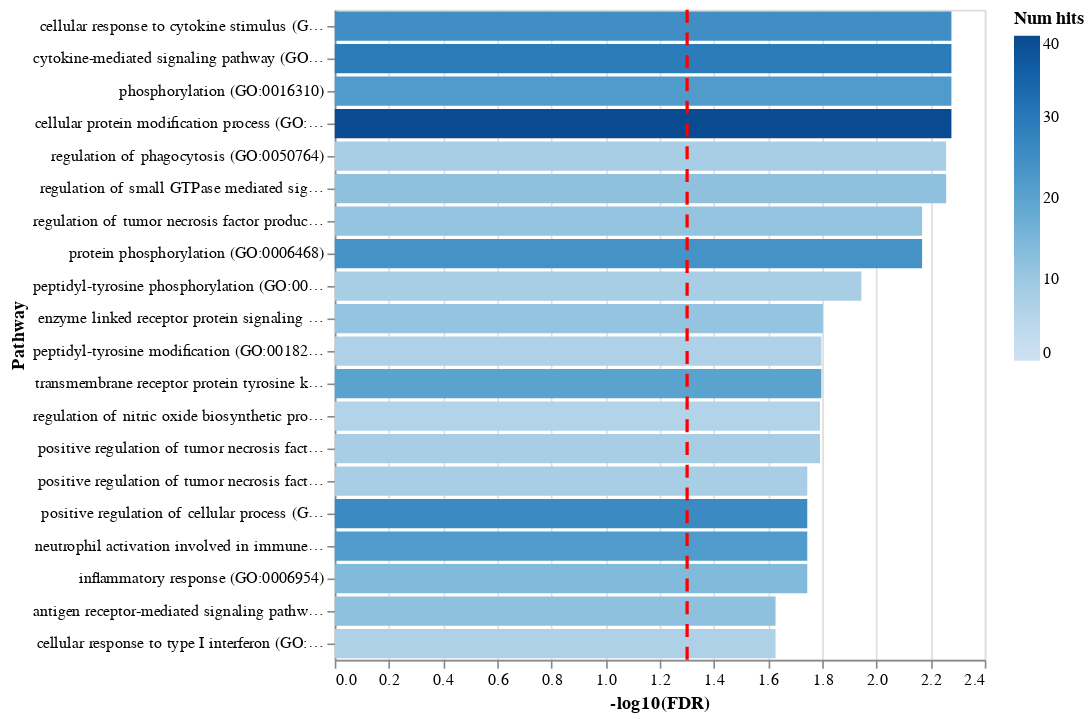

The notebook cell saved with this chart:
### Code cell
epl.enrichment_barplot(df_laml, n=20)

### Figure 1 — Vega-Lite specification as saved in the notebook (floating-point values rounded to 4 significant figures)
{"config": {"view": {"continuousWidth": 400, "continuousHeight": 300}}, "layer": [{"data": {"name": "data-78ec3a572fc0600d154b0f7912863411"}, "mark": "bar", "encoding": {"color": {"field": "Num hits", "scale": {"domainMin": 0, "scheme": "blues"}, "type": "quantitative"}, "x": {"field": "-log10(FDR)", "type": "quantitative"}, "y": {"field": "Pathway", "sort": {"encoding": "x", "order": "descending"}, "type": "nominal"}}}, {"data": {"name": "empty"}, "mark": {"type": "rule", "color": "red", "strokeDash": [8, 6], "strokeWidth": 2}, "encoding": {"x": {"datum": 1.301}}}], "$schema": "https://vega.github.io/schema/vega-lite/v4.17.0.json", "datasets": {"data-78ec3a572fc0600d154b0f7912863411": [{"Rank": 1, "Term name": "cellular response to cytokine stimulus (GO:0071345)", "P-value": 4.581e-06, "Z-score": 3.013, "Combined score": 37.05, "Overlapping genes": ["CCL14", "ASAH2", "CSF3R", "SHC1", "ITGB2", "F13A1", "PTPRJ", "PIK3CB", "TCL1A", "CTSG", "SH2B3", "IL4R", "SMAD3", "SYK", "MMP2", "STAT3", "POU4F2", "HCK", "IRF1", "IL1RAPL1", "PTPN6", "MNDA", "CD47", "TLR4", "NFE2L2"], "Adjusted p-value": 0.005286, "Old p-value": 0, "Old adjusted p-value": 0, "Num hits": 25, "-log10(FDR)": 2.277, "Pathway": "cellular response to cytokine stimulus (GO:0071345)"}, {"Rank": 2, "Term name": "cytokine-mediated signaling pathway (GO:0019221)", "P-value": 6.163e-06, "Z-score": 2.711, "Combined score": 32.52, "Overlapping genes": ["IFITM3", "CCL14", "RNASEL", "CSF3R", "TRAF3IP2", "TNFRSF13B", "SHC1", "ITGB2", "CUL1", "F13A1", "PTPRJ", "PIK3CB", "SAMHD1", "PTK2B", "CTSG", "SH2B3", "IL4R", "SYK", "MMP2", "STAT3", "IL17RE", "PSMB8", "HCK", "OAS2", "HNRNPF", "IRF1", "IRF2", "TNFSF8", "PTPN6"], "Adjusted p-value": 0.005286, "Old p-value": 0, "Old adjusted p-value": 0, "Num hits": 29, "-log10(FDR)": 2.277, "Pathway": "cytokine-mediated signaling pathway (GO:0019221)"}, {"Rank": 3, "Term name": "phosphorylation (GO:0016310)", "P-value": 6.888e-06, "Z-score": 3.192, "Combined score": 37.94, "Overlapping genes": ["RNASEL", "SYK", "PRKCB", "INSR", "DGKA", "STAT3", "MINK1", "PIK3CB", "BMX", "CDC42BPA", "CAMKK2", "HK1", "HCK", "MAPK9", "NUAK2", "WNT11", "STK24", "WNK3", "PTK2B", "ATM", "CTSG", "FNIP2"], "Adjusted p-value": 0.005286, "Old p-value": 0, "Old adjusted p-value": 0, "Num hits": 22, "-log10(FDR)": 2.277, "Pathway": "phosphorylation (GO:0016310)"}, {"Rank": 4, "Term name": "cellular protein modification process (GO:0006464)", "P-value": 8.704e-06, "Z-score": 2.273, "Combined score": 26.49, "Overlapping genes": ["PIGU", "RNASEL", "EPB42", "CUL1", "F13A1", "COPS7A", "PTPRJ", "PTPRH", "LTBP1", "CAMKK2", "MAPK9", "NUAK2", "WNT11", "CDH2", "SPP1", "PTK2B", "CTSG", "APOL1", "FNIP2", "TGM2", "SYK", "PRKCB", "AHSG", "LAMB2", "INSR", "MINK1", "LMO7", "UCHL3", "BMX", "CDC42BPA", "PSMB8", "CTTNBP2NL", "DDB1", "PTPRE", "HCK", "STK24", "LOX", "WNK3", "ATM", "PTPN6"], "Adjusted p-value": 0.005286, "Old p-value": 0, "Old adjusted p-value": 0, "Num hits": 40, "-log10(FDR)": 2.277, "Pathway": "cellular protein modification process (GO:0006464)"}, {"Rank": 5, "Term name": "regulation of phagocytosis (GO:0050764)", "P-value": 1.153e-05, "Z-score": 8.582, "Combined score": 97.58, "Overlapping genes": ["TUB", "HCK", "SYK", "AHSG", "SIRPG", "DYSF", "CD47", "TGM2"], "Adjusted p-value": 0.005527, "Old p-value": 0, "Old adjusted p-value": 0, "Num hits": 8, "-log10(FDR)": 2.257, "Pathway": "regulation of phagocytosis (GO:0050764)"}, {"Rank": 6, "Term name": "regulation of small GTPase mediated signal transduction (GO:0051056)", "P-value": 1.365e-05, "Z-score": 5.024, "Combined score": 56.28, "Overlapping genes": ["ARHGEF11", "TIAM1", "ARHGAP21", "AKAP13", "FGD4", "RELN", "FAM13A", "TAGAP", "ARAP3", "OCRL", "ARHGAP24", "TGM2"], "Adjusted p-value": 0.005527, "Old p-value": 0, "Old adjusted p-value": 0, "Num hits": 12, "-log10(FDR)": 2.257, "Pathway": "regulation of small GTPase mediated signal transduction (GO:0051056)"}, {"Rank": 7, "Term name": "regulation of tumor necrosis factor production (GO:0032680)", "P-value": 2.111e-05, "Z-score": 5.247, "Combined score": 56.49, "Overlapping genes": ["C1QTNF4", "SPN", "SYK", "OAS2", "STAT3", "PTPRJ", "PTPN6", "CD47", "CD34", "TLR4", "HAVCR2"], "Adjusted p-value": 0.006781, "Old p-value": 0, "Old adjusted p-value": 0, "Num hits": 11, "-log10(FDR)": 2.169, "Pathway": "regulation of tumor necrosis factor production (GO:0032680)"}, {"Rank": 8, "Term name": "protein phosphorylation (GO:0006468)", "P-value": 2.233e-05, "Z-score": 2.791, "Combined score": 29.89, "Overlapping genes": ["EPHA4", "RNASEL", "SYK", "PRKCB", "INSR", "MINK1", "GDF2", "BMX", "CDC42BPA", "CIT", "CAMKK2", "HCK", "MAPK9", "NUAK2", "RELN", "WNT11", "STK24", "WNK3", "PTK2B", "ATM", "CTSG", "PTPN6", "TLR4", "FNIP2"], "Adjusted p-value": 0.006781, "Old p-value": 0, "Old adjusted p-value": 0, "Num hits": 24, "-log10(FDR)": 2.169, "Pathway": "protein phosphorylation (GO:0006468)"}, {"Rank": 9, "Term name": "peptidyl-tyrosine phosphorylation (GO:0018108)", "P-value": 4.21e-05, "Z-score": 7.03, "Combined score": 70.83, "Overlapping genes": ["EPHA4", "HCK", "RELN", "SYK", "INSR", "PTK2B", "PTPN6", "BMX"], "Adjusted p-value": 0.01136, "Old p-value": 0, "Old adjusted p-value": 0, "Num hits": 8, "-log10(FDR)": 1.945, "Pathway": "peptidyl-tyrosine phosphorylation (GO:0018108)"}, {"Rank": 10, "Term name": "enzyme linked receptor protein signaling pathway (GO:0007167)", "P-value": 6.494e-05, "Z-score": 4.593, "Combined score": 44.28, "Overlapping genes": ["EPHA4", "HCK", "SHC3", "SYK", "SHC1", "INSR", "PTK2B", "LCP2", "MST1R", "PIK3CB", "GFRA2"], "Adjusted p-value": 0.01577, "Old p-value": 0, "Old adjusted p-value": 0, "Num hits": 11, "-log10(FDR)": 1.802, "Pathway": "enzyme linked receptor protein signaling pathway (GO:0007167)"}, {"Rank": 11, "Term name": "peptidyl-tyrosine modification (GO:0018212)", "P-value": 7.838e-05, "Z-score": 7.642, "Combined score": 72.24, "Overlapping genes": ["EPHA4", "HCK", "RELN", "SYK", "INSR", "PTK2B", "PTPN6"], "Adjusted p-value": 0.01597, "Old p-value": 0, "Old adjusted p-value": 0, "Num hits": 7, "-log10(FDR)": 1.797, "Pathway": "peptidyl-tyrosine modification (GO:0018212)"}, {"Rank": 12, "Term name": "transmembrane receptor protein tyrosine kinase signaling pathway (GO:0007169)", "P-value": 7.887e-05, "Z-score": 2.839, "Combined score": 26.82, "Overlapping genes": ["EPHA4", "SHC3", "SYK", "SHC1", "INSR", "MMP2", "STAT3", "PTPRJ", "MST1R", "PIK3CB", "GFRA2", "NFATC4", "HCK", "TIAM1", "SPRED2", "HNRNPF", "PTK2B", "LCP2", "ATP6V0A1", "FGF10"], "Adjusted p-value": 0.01597, "Old p-value": 0, "Old adjusted p-value": 0, "Num hits": 20, "-log10(FDR)": 1.797, "Pathway": "transmembrane receptor protein tyrosine kinase signaling pathway (GO:0007169)"}, {"Rank": 13, "Term name": "regulation of nitric oxide biosynthetic process (GO:0045428)", "P-value": 9.078e-05, "Z-score": 9.421, "Combined score": 87.68, "Overlapping genes": ["SMAD3", "DDAH1", "INSR", "CD47", "CD34", "TLR4"], "Adjusted p-value": 0.01615, "Old p-value": 0, "Old adjusted p-value": 0, "Num hits": 6, "-log10(FDR)": 1.792, "Pathway": "regulation of nitric oxide biosynthetic process (GO:0045428)"}, {"Rank": 14, "Term name": "positive regulation of tumor necrosis factor production (GO:0032760)", "P-value": 9.309e-05, "Z-score": 6.213, "Combined score": 57.66, "Overlapping genes": ["C1QTNF4", "SPN", "SYK", "OAS2", "STAT3", "PTPRJ", "TLR4", "HAVCR2"], "Adjusted p-value": 0.01615, "Old p-value": 0, "Old adjusted p-value": 0, "Num hits": 8, "-log10(FDR)": 1.792, "Pathway": "positive regulation of tumor necrosis factor production (GO:0032760)"}, {"Rank": 18, "Term name": "positive regulation of tumor necrosis factor superfamily cytokine production (GO:1903557)", "P-value": 0.0001334, "Z-score": 5.871, "Combined score": 52.38, "Overlapping genes": ["C1QTNF4", "SPN", "SYK", "OAS2", "STAT3", "PTPRJ", "TLR4", "HAVCR2"], "Adjusted p-value": 0.018, "Old p-value": 0, "Old adjusted p-value": 0, "Num hits": 8, "-log10(FDR)": 1.745, "Pathway": "positive regulation of tumor necrosis factor superfamily cytokine production (GO:1903557)"}, {"Rank": 17, "Term name": "positive regulation of cellular process (GO:0048522)", "P-value": 0.0001272, "Z-score": 2.38, "Combined score": 21.35, "Overlapping genes": ["CCL14", "RYR2", "DDX49", "SHC1", "SIRPG", "SMC5", "PTPRJ", "MST1R", "TCL1A", "PTK2B", "TGM2", "TUB", "EPHA4", "AHSG", "INSR", "POU4F2", "HCK", "TIAM1", "ATM", "PTPN6", "ITGB1BP1", "CD47", "FOLR2", "TLR4", "EIF4G1", "FGF10"], "Adjusted p-value": 0.018, "Old p-value": 0, "Old adjusted p-value": 0, "Num hits": 26, "-log10(FDR)": 1.745, "Pathway": "positive regulation of cellular process (GO:0048522)"}, {"Rank": 16, "Term name": "neutrophil activation involved in immune response (GO:0002283)", "P-value": 0.0001254, "Z-score": 2.594, "Combined score": 23.31, "Overlapping genes": ["SYK", "TNFAIP6", "AHSG", "PGAM1", "ITGB2", "HUWE1", "PTPRJ", "ATP11B", "MAGT1", "RNASE2", "IGF2R", "TRPM2", "DSN1", "DNAJC5", "CPNE3", "CTSG", "PTPN6", "MNDA", "CD47", "FOLR3", "ATP6V0A1", "AP1M1"], "Adjusted p-value": 0.018, "Old p-value": 0, "Old adjusted p-value": 0, "Num hits": 22, "-log10(FDR)": 1.745, "Pathway": "neutrophil activation involved in immune response (GO:0002283)"}, {"Rank": 15, "Term name": "inflammatory response (GO:0006954)", "P-value": 0.0001132, "Z-score": 3.505, "Combined score": 31.84, "Overlapping genes": ["CCL14", "TRAF3IP2", "TNFAIP6", "STAT3", "ITGB2", "LOXL3", "NLRC4", "HDAC9", "PJA2", "NFATC4", "CCRL2", "FOLR2", "TLR4", "MGLL"], "Adjusted p-value": 0.018, "Old p-value": 0, "Old adjusted p-value": 0, "Num hits": 14, "-log10(FDR)": 1.745, "Pathway": "inflammatory response (GO:0006954)"}, {"Rank": 19, "Term name": "antigen receptor-mediated signaling pathway (GO:0050851)", "P-value": 0.0001922, "Z-score": 3.738, "Combined score": 31.98, "Overlapping genes": ["SYK", "PRKCB", "BTN1A1", "CUL1", "PTPRJ", "LCP2", "MNDA", "PIK3CB", "BMX", "MS4A1", "PAG1", "PSMB8"], "Adjusted p-value": 0.02358, "Old p-value": 0, "Old adjusted p-value": 0, "Num hits": 12, "-log10(FDR)": 1.628, "Pathway": "antigen receptor-mediated signaling pathway (GO:0050851)"}, {"Rank": 20, "Term name": "cellular response to type I interferon (GO:0071357)", "P-value": 0.0002038, "Z-score": 6.453, "Combined score": 54.84, "Overlapping genes": ["IFITM3", "RNASEL", "OAS2", "IRF1", "IRF2", "SAMHD1", "PSMB8"], "Adjusted p-value": 0.02358, "Old p-value": 0, "Old adjusted p-value": 0, "Num hits": 7, "-log10(FDR)": 1.628, "Pathway": "cellular response to type I interferon (GO:0071357)"}], "empty": [{}]}}
